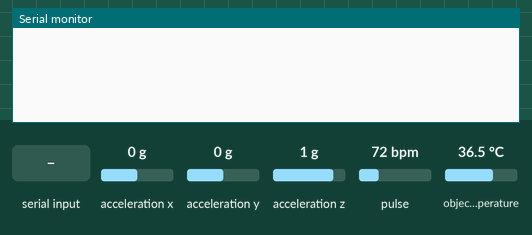
Bench run of a sketch on a simulated Arduino Uno, built with avr-gcc and run on an emulated ATmega328P. Shown: the last lines printed to the serial monitor. Inputs (shaded band) come from the test bench; at power-on: acceleration x 0 g, acceleration y 0 g, acceleration z 1 g, pulse 72 bpm, object temperature 36.5 °C.

Above: at 1.8 s.
1.9 s: "1" received over the second serial link
At 5.5 s:
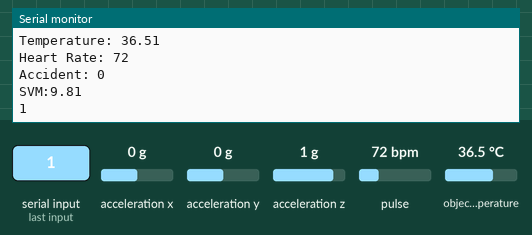
6.5 s: acceleration x set to -1.4 g
8.0 s: acceleration y set to -1.4 g
9.5 s: acceleration z set to -1.4 g
At 10.8 s:
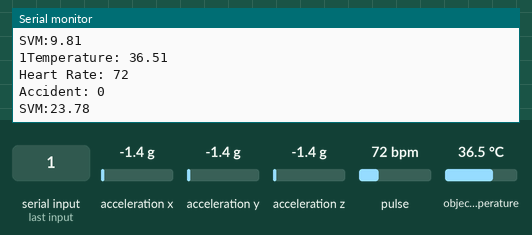

The sketch:

project.ino
```cpp
#include <SoftwareSerial.h>
#include <Wire.h>
#include <Adafruit_MLX90614.h>
#include <Adafruit_Sensor.h>

#include <Adafruit_ADXL345_U.h>

#include <PulseSensorPlayground.h> // Includes the PulseSensorPlayground Library.
#define USE_ARDUINO_INTERRUPTS true    // Set-up low-level interrupts for most acurate BPM math.

Adafruit_MLX90614 mlx = Adafruit_MLX90614();
Adafruit_ADXL345_Unified accel = Adafruit_ADXL345_Unified(12345);


PulseSensorPlayground pulseSensor;  // Creates an instance of the PulseSensorPlayground object called "pulseSensor"
#define BT_RXD 12
#define BT_TXD 11

SoftwareSerial BTSerial(BT_TXD,BT_RXD); // 블루투스 연결
const int PulseWire = A0;       // PulseSensor PURPLE WIRE connected to ANALOG PIN A2


void setup() {
 Serial.begin(9600);
BTSerial.begin(9600);     //블루투스


mlx.begin();  //온도센서
pulseSensor.analogInput(PulseWire);
pulseSensor.setThreshold(550);//심박 딜레이 기본 값
 if (!pulseSensor.begin()) {
 Serial.println("심박센서 없음");
    while (1);
}

 if (!accel.begin()) {
    Serial.println("가속도 센서 없음");
    while (1);
  }
}

void loop() {


// 온도
 float temp =0;
  for (int i = 0; i < 5; i++) {
    temp += mlx.readObjectTempC(); // 체온 c

    delay(1000); // 임시 딜레이
  }
 temp /= 5;
 int heartRate = pulseSensor.getBeatsPerMinute();
   // 사고 여부 판단
    sensors_event_t event;
    accel.getEvent(&event);
    float svm = calculateSVM(event.acceleration.x, event.acceleration.y, event.acceleration.z);
    int accident = svm >= 60? 1:0; // 예시에서는 SVM이 60 이상이면 사고로 판단


  String dataString = "hr," + String(heartRate) + ",tp," + String(temp, 1) + ",ac," + String(accident);
  // hr,65,tp,36.3,ac,0  정상
  // hr,65,tp,36.3,ac,1  낙상
  // hr,180,tp,36.3,ac,0  맥박높음


  BTSerial.println(dataString);
    Serial.print("Temperature: "); Serial.println(temp);
    Serial.print("Heart Rate: "); Serial.println(heartRate);
    Serial.print("Accident: "); Serial.println(accident);
      Serial.print("SVM:"); Serial.println(svm);
  // delay(5*1000);
if(BTSerial.available())//  블루투스에서 데이터 보냄
        Serial.write(BTSerial.read());

if(Serial.available())
        BTSerial.write(Serial.read());

}

float calculateSVM(float x, float y, float z) {
  // SVM 계산
  return sqrt(x*x + y*y + z*z);
}
```

Measured:
- after the input at 1.9 s, the serial monitor: prints a new line after 3.2 s (image 1)
- after the input at 9.5 s, the serial monitor: prints a new line after 0.61 s (image 2)
